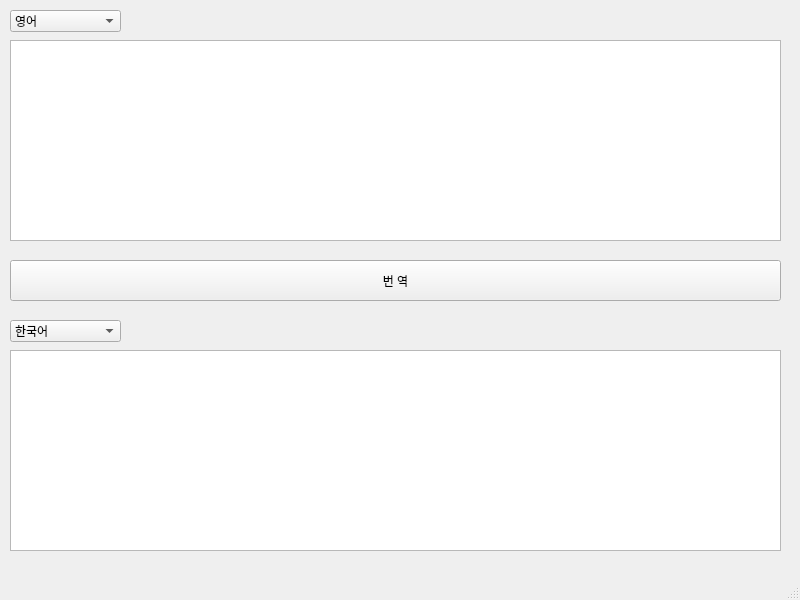
<?xml version="1.0" encoding="UTF-8"?>
<ui version="4.0">
 <class>MainWindow</class>
 <widget class="QMainWindow" name="MainWindow">
  <property name="geometry">
   <rect>
    <x>0</x>
    <y>0</y>
    <width>800</width>
    <height>600</height>
   </rect>
  </property>
  <property name="minimumSize">
   <size>
    <width>800</width>
    <height>600</height>
   </size>
  </property>
  <property name="maximumSize">
   <size>
    <width>800</width>
    <height>600</height>
   </size>
  </property>
  <property name="windowTitle">
   <string>MainWindow</string>
  </property>
  <property name="windowIcon">
   <iconset>
    <normaloff>C:/Users/user/Desktop/trans.png</normaloff>C:/Users/user/Desktop/trans.png</iconset>
  </property>
  <widget class="QWidget" name="centralwidget">
   <widget class="QPushButton" name="btn_Translation">
    <property name="geometry">
     <rect>
      <x>10</x>
      <y>260</y>
      <width>771</width>
      <height>41</height>
     </rect>
    </property>
    <property name="cursor">
     <cursorShape>PointingHandCursor</cursorShape>
    </property>
    <property name="text">
     <string>번 역</string>
    </property>
   </widget>
   <widget class="QTextEdit" name="Original_Box">
    <property name="geometry">
     <rect>
      <x>10</x>
      <y>40</y>
      <width>771</width>
      <height>201</height>
     </rect>
    </property>
    <property name="cursor" stdset="0">
     <cursorShape>IBeamCursor</cursorShape>
    </property>
   </widget>
   <widget class="QComboBox" name="Original_language">
    <property name="geometry">
     <rect>
      <x>10</x>
      <y>10</y>
      <width>111</width>
      <height>22</height>
     </rect>
    </property>
    <item>
     <property name="text">
      <string>영어</string>
     </property>
    </item>
    <item>
     <property name="text">
      <string>일본어</string>
     </property>
    </item>
    <item>
     <property name="text">
      <string>한국어</string>
     </property>
    </item>
   </widget>
   <widget class="QComboBox" name="Trans_language">
    <property name="geometry">
     <rect>
      <x>10</x>
      <y>320</y>
      <width>111</width>
      <height>22</height>
     </rect>
    </property>
    <item>
     <property name="text">
      <string>한국어</string>
     </property>
    </item>
    <item>
     <property name="text">
      <string>영어</string>
     </property>
    </item>
    <item>
     <property name="text">
      <string>일본어</string>
     </property>
    </item>
   </widget>
   <widget class="QTextBrowser" name="Trans_Box">
    <property name="geometry">
     <rect>
      <x>10</x>
      <y>350</y>
      <width>771</width>
      <height>201</height>
     </rect>
    </property>
   </widget>
  </widget>
  <widget class="QStatusBar" name="statusbar"/>
 </widget>
 <resources/>
 <connections/>
</ui>
